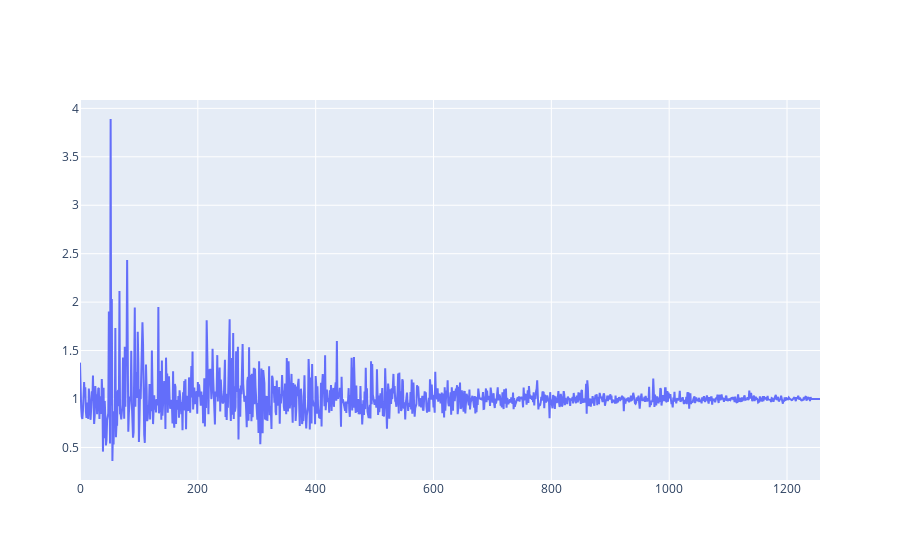

The cell this chart's notebook holds for it:
### Code cell
fig = go.Figure()

fig.add_trace(
    go.Scatter(
        y = cumulative_returns
    )
)

fig.show()

### Figure 1 — Plotly figure (JSON) as saved in the notebook; plotly's stock layout.template omitted (floating-point values rounded to 4 significant figures; data arrays with more than 128 entries replaced by an {"elided": "..."} marker saying what was removed)
{"data": [{"type": "scatter", "y": {"elided": "1257 float values"}}], "layout": {}}
